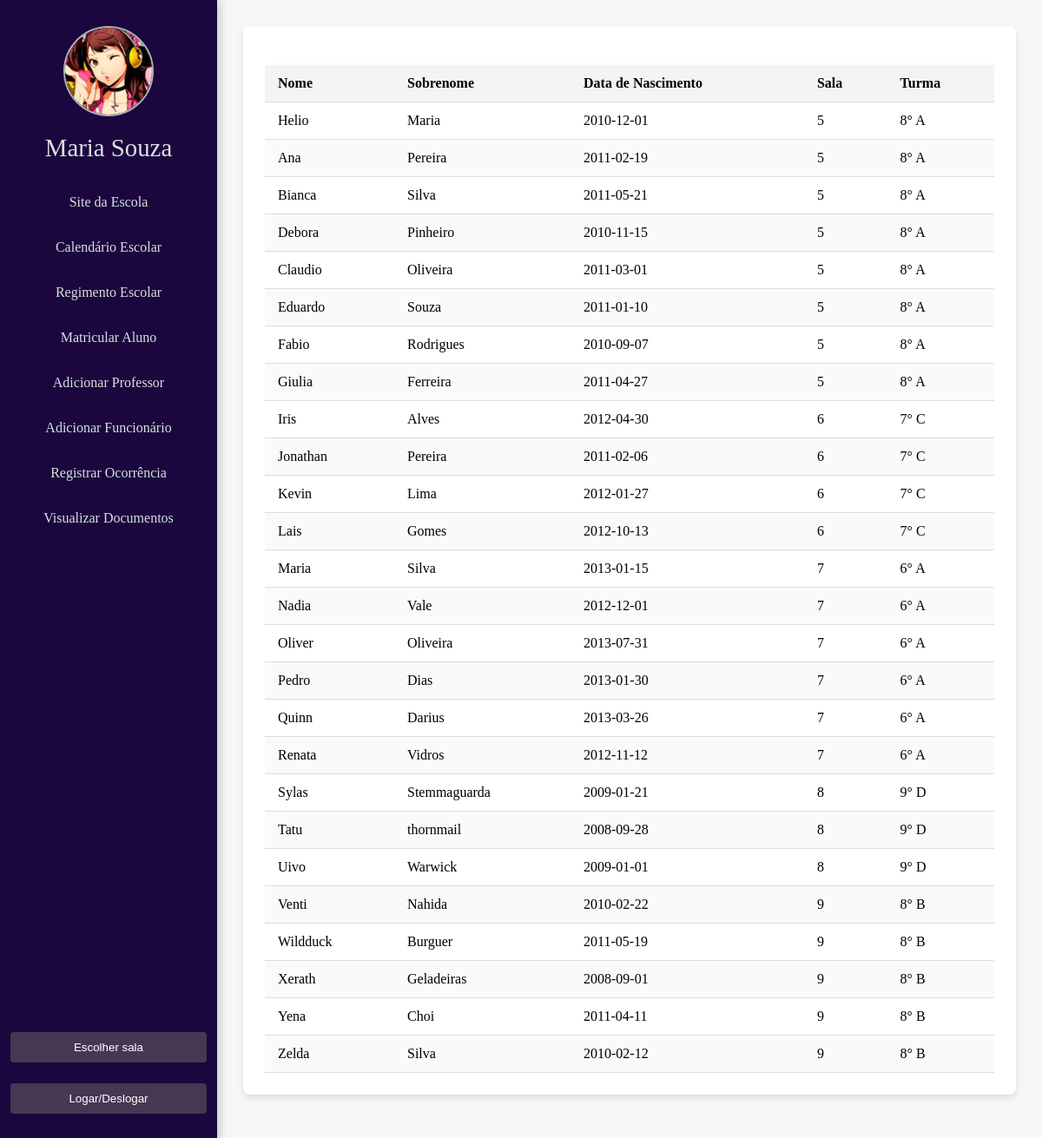
Page /controllers/exibirAlunosController.php (signed in) on the committed database.
### tables this page shows
CREATE TABLE funcionario (
	email VARCHAR(100) PRIMARY KEY,
    nome_funcionario VARCHAR(50),
    sobrenome_funcionario VARCHAR(50),
    cargo VARCHAR(50),
    senha VARCHAR(100)
);

CREATE TABLE alunos (
	id_aluno INT PRIMARY KEY,
    nome_aluno VARCHAR(50),
    sobrenome_aluno VARCHAR(50),
    data_nasc DATE, 
	id_classe_fk INT, 
	FOREIGN KEY (id_classe_fk) REFERENCES classes(id_classe)
);

CREATE TABLE classes (
	id_classe INT PRIMARY KEY,
	ano INT,
	letra CHAR(1),
	num_sala INT
);

### controllers/exibirAlunosController.php (called while the page is built)
<?php
require_once 'sessaoController.php';
require_once 'usuarioController.php';
require_once '../models/exibir_alunos.php';
$exibirAlunos = new ExibirAlunos();
$result_alunos = $exibirAlunos->todosAlunos();
$alunos = [];
if ($result_alunos->num_rows > 0) {
  while ($row = $result_alunos->fetch_assoc()) {
    $alunos[] = $row;
  }
}
include '../views/templates/exibir_alunos.php';
?>

### models/funcionario.php (called while the page is built, shortened)
<?php
require_once 'database.php';
class Funcionario {
    private $conn;
    public function __construct() {
        $db = new Database();
        $this->conn = $db->getConnection();
    }
    public function buscarFuncionarioPorEmail($email) {
        $query = "SELECT nome_funcionario, sobrenome_funcionario FROM funcionario WHERE email = ?";
        $stmt = $this->conn->prepare($query);
        $stmt->bind_param("s", $email);
        if (!$stmt->execute()) {
          throw new Exception("Erro ao executar a query: " . $stmt->error);
        }
        $result = $stmt->get_result();
        $funcionario = $result->fetch_assoc();
        if ($funcionario) {
          return [
            'nome_funcionario' => $funcionario['nome_funcionario'],
            'sobrenome_funcionario' => $funcionario['sobrenome_funcionario']
          ];
        } else {
          return null;
        }
    }
}
?>

### models/database.php (called while the page is built, shortened)
<?php
class Database {
  private $host = '127.0.0.1';
  private $user = 'root';
  private $pass = '';
  private $db = 'escola';
  public function getConnection() {
    $this->conn = new mysqli($this->host, $this->user, $this->pass, $this->db);
     return $this->conn;
  }
}
?>

### controllers/usuarioController.php (called while the page is built)
<?php
require_once 'sessaoController.php';
require_once '../models/funcionario.php';
$funcionarioModel = new Funcionario();
$funcionario = $funcionarioModel->buscarFuncionarioPorEmail($email);
if ($funcionario) {
  $nome_funcionario = $funcionario['nome_funcionario'];
  $sobrenome_funcionario = $funcionario['sobrenome_funcionario'];
} else {
  $nome_funcionario = 'Nome do funcionario nao encontrado';
  $sobrenome_funcionario = '';
}
?>

### controllers/sessaoController.php (called while the page is built, shortened)
<?php
$email = $_SESSION['email'];
?>

### models/exibir_alunos.php (called while the page is built, shortened)
<?php
require_once 'database.php';
class ExibirAlunos {
  private $conn;
  public function __construct() {
    $db = new Database();
    $this->conn = $db->getConnection();
  }
  public function todosAlunos() {
    $query_alunos = "SELECT a.id_aluno, a.nome_aluno, a.sobrenome_aluno, a.data_nasc, a.id_classe_fk, c.ano, c.letra, c.num_sala
                     FROM alunos a
                     JOIN classes c ON a.id_classe_fk = c.id_classe";
    $stmt = $this->conn->prepare($query_alunos);
    if (!$stmt->execute()) {
      throw new Exception("Erro ao executar a query: " . $stmt->error);
    }
    $result = $stmt->get_result();
    return $result;
  }
}
?>

### views/templates/exibir_alunos.php (the view, shortened to what this page needs)
<!DOCTYPE html>
<html lang="pt-BR">
<?php
include 'head_index.php';
?>
<body>
<?php include 'navbar.php'; ?>
<div class="container">
  <div class="main-content">
    <div class="section" id="first-section">
      <div class="table-container">
        <table class="aluno-table">
          <thead>
            <tr>
              <th>Nome</th>
              <th>Sobrenome</th>
              <th>Data de Nascimento</th>
              <th>Sala</th>
              <th>Turma</th>
            </tr>
          </thead>
          <tbody>
            <?php if(!empty($alunos)): ?>
              <?php foreach($alunos as $aluno): ?>
                <tr>
                  <td><?php echo $aluno['nome_aluno']; ?></td>
                  <td><?php echo $aluno['sobrenome_aluno']; ?></td>
                  <td><?php echo $aluno['data_nasc']; ?></td>
                  <td><?php echo $aluno['num_sala']; ?></td>
                  <td><?php echo $aluno['ano'] . '° ' . $aluno['letra']; ?></td>
                </tr>
              <?php endforeach; ?>
            <?php else: ?>
              <tr>
                <td colspan="5">Nenhum aluno encontrado.</td>
              </tr>
            <?php endif; ?>
          </tbody>
        </table>
      </div>
    </div>
  </div>
</div>
</body>
</html>

### views/templates/head_index.php (shortened to what this page needs)
<head>
    <link rel="stylesheet" href="/projeto/views/static/css/style.css">
    <link rel="stylesheet" href="https://cdn.jsdelivr.net/npm/fullcalendar@5.10.1/main.min.css" >
</head>

### views/templates/navbar.php
<nav class="navbar">
    <div class="profile">
        <img src="/projeto/views/static/images/profile.jpg" alt="Foto do Usuário" width="100" height="100">
        <h2><?php echo $nome_funcionario . ' ' . $sobrenome_funcionario; ?></h2>
    </div>
    <ul class="nav-links">
        <li><a href="#site">Site da Escola</a></li>
        <li><a href="#calendario">Calendário Escolar</a></li>
        <li><a href="#regimento">Regimento Escolar</a></li>
        <li><a href="/projeto/controllers/addAlunoController.php">Matricular Aluno</a></li>
        <li><a href="/projeto/controllers/addProfessorController.php">Adicionar Professor</a></li>
        <li><a href="/projeto/controllers/addFuncionarioController.php">Adicionar Funcionário</a></li>
        <li><a href="/projeto/controllers/addOcorrenciaController.php">Registrar Ocorrência</a></li>
        <li><a href="#documentacao">Visualizar Documentos</a></li>
        <li class="login-button"><a href="/projeto/controllers/salasController.php"><button>Escolher sala</button></a></
        <li class="login-button"><a href="/projeto/views/templates/login.php"><button>Logar/Deslogar</button></a></li>
    </ul>
</nav>

### views/static/css/style.css (style rules this page uses)
body, html { margin: 0; padding: 0; width: 100%; height: 100%; font-family: 'Lora', serif; background-color: #f3f4f6; }
.navbar { width: 250px; background-color: #1b063d; height: 100vh; display: flex; flex-direction: column; align-items: center; box-shadow: 3px 0 10px rgba(0, 0, 0, 0.2); position: fixed; color: #fff; }
.navbar .profile { text-align: center; margin-top: 30px; color: #fff; font-size: 1.2em; font-weight: bold; }
.navbar .profile img { border-radius: 50%; border: 2px solid #a3b5b7; }
.navbar h2 { margin: 15px 0; color: #d9e0e2; font-weight: normal; }
.navbar .nav-links { list-style: none; padding: 0; width: 100%; text-align: center; margin-top: 5px; flex-grow: 1; display: flex; flex-direction: column; }
.navbar .nav-links li { width: 100%; margin: 5px 0; }
.navbar .nav-links a { text-decoration: none; color: #d9e0e2; display: block; padding: 12px; transition: background-color 0.3s ease; }
.navbar .nav-links .login-button { margin-top: auto; }
.navbar .nav-links .login-button button { padding: 10px; background-color: #463853; color: #fff; border: none; border-radius: 4px; cursor: pointer; transition: background-color 0.3s ease; width: 100%; }
.container { margin-left: 250px; width: calc(100% - 250px); display: flex; flex-direction: column; height: 100%; }
.main-content { display: flex; flex-direction: column; padding: 30px; flex: 1; overflow-y: auto; background-color: #f6f7f8; }
.section { display: flex; margin-bottom: 25px; padding: 25px; background-color: #fff; border-radius: 8px; box-shadow: 0 4px 8px rgba(0, 0, 0, 0.1); }
#first-section { display: flex; justify-content: space-between; gap: 15px; }
.table-container { width: 100%; overflow-x: auto; }
.aluno-table { width: 100%; border-collapse: collapse; background-color: #fff; border-radius: 8px; box-shadow: 0 4px 8px rgba(0, 0, 0, 0.1); margin-top: 20px; }
.aluno-table th, .aluno-table td { padding: 12px 15px; text-align: left; border-bottom: 1px solid #ddd; }
.aluno-table th { background-color: #f3f4f6; font-weight: bold; }
.aluno-table tr:nth-child(even) { background-color: #f9fafb; }

### rows in the picture
funcionario: nome_funcionario "Maria", sobrenome_funcionario "Souza"
alunos: nome_aluno "Helio", sobrenome_aluno "Maria", data_nasc "2010-12-01", id_classe_fk.num_sala "5", id_classe_fk.ano "8", id_classe_fk.letra "A"
alunos: nome_aluno "Ana", sobrenome_aluno "Pereira", data_nasc "2011-02-19", id_classe_fk.num_sala "5", id_classe_fk.ano "8", id_classe_fk.letra "A"
alunos: nome_aluno "Bianca", sobrenome_aluno "Silva", data_nasc "2011-05-21", id_classe_fk.num_sala "5", id_classe_fk.ano "8", id_classe_fk.letra "A"
alunos: nome_aluno "Debora", sobrenome_aluno "Pinheiro", data_nasc "2010-11-15", id_classe_fk.num_sala "5", id_classe_fk.ano "8", id_classe_fk.letra "A"
alunos: nome_aluno "Claudio", sobrenome_aluno "Oliveira", data_nasc "2011-03-01", id_classe_fk.num_sala "5", id_classe_fk.ano "8", id_classe_fk.letra "A"
alunos: nome_aluno "Eduardo", sobrenome_aluno "Souza", data_nasc "2011-01-10", id_classe_fk.num_sala "5", id_classe_fk.ano "8", id_classe_fk.letra "A"
alunos: nome_aluno "Fabio", sobrenome_aluno "Rodrigues", data_nasc "2010-09-07", id_classe_fk.num_sala "5", id_classe_fk.ano "8", id_classe_fk.letra "A"
alunos: nome_aluno "Giulia", sobrenome_aluno "Ferreira", data_nasc "2011-04-27", id_classe_fk.num_sala "5", id_classe_fk.ano "8", id_classe_fk.letra "A"
alunos: nome_aluno "Iris", sobrenome_aluno "Alves", data_nasc "2012-04-30", id_classe_fk.num_sala "6", id_classe_fk.ano "7", id_classe_fk.letra "C"
alunos: nome_aluno "Jonathan", sobrenome_aluno "Pereira", data_nasc "2011-02-06", id_classe_fk.num_sala "6", id_classe_fk.ano "7", id_classe_fk.letra "C"
alunos: nome_aluno "Kevin", sobrenome_aluno "Lima", data_nasc "2012-01-27", id_classe_fk.num_sala "6", id_classe_fk.ano "7", id_classe_fk.letra "C"
alunos: nome_aluno "Lais", sobrenome_aluno "Gomes", data_nasc "2012-10-13", id_classe_fk.num_sala "6", id_classe_fk.ano "7", id_classe_fk.letra "C"
alunos: nome_aluno "Maria", sobrenome_aluno "Silva", data_nasc "2013-01-15", id_classe_fk.num_sala "7", id_classe_fk.ano "6", id_classe_fk.letra "A"
alunos: nome_aluno "Nadia", sobrenome_aluno "Vale", data_nasc "2012-12-01", id_classe_fk.num_sala "7", id_classe_fk.ano "6", id_classe_fk.letra "A"
alunos: nome_aluno "Oliver", sobrenome_aluno "Oliveira", data_nasc "2013-07-31", id_classe_fk.num_sala "7", id_classe_fk.ano "6", id_classe_fk.letra "A"
alunos: nome_aluno "Pedro", sobrenome_aluno "Dias", data_nasc "2013-01-30", id_classe_fk.num_sala "7", id_classe_fk.ano "6", id_classe_fk.letra "A"
alunos: nome_aluno "Quinn", sobrenome_aluno "Darius", data_nasc "2013-03-26", id_classe_fk.num_sala "7", id_classe_fk.ano "6", id_classe_fk.letra "A"
alunos: nome_aluno "Renata", sobrenome_aluno "Vidros", data_nasc "2012-11-12", id_classe_fk.num_sala "7", id_classe_fk.ano "6", id_classe_fk.letra "A"
alunos: nome_aluno "Sylas", sobrenome_aluno "Stemmaguarda", data_nasc "2009-01-21", id_classe_fk.num_sala "8", id_classe_fk.ano "9", id_classe_fk.letra "D"
alunos: nome_aluno "Tatu", sobrenome_aluno "thornmail", data_nasc "2008-09-28", id_classe_fk.num_sala "8", id_classe_fk.ano "9", id_classe_fk.letra "D"
alunos: nome_aluno "Uivo", sobrenome_aluno "Warwick", data_nasc "2009-01-01", id_classe_fk.num_sala "8", id_classe_fk.ano "9", id_classe_fk.letra "D"
alunos: nome_aluno "Venti", sobrenome_aluno "Nahida", data_nasc "2010-02-22", id_classe_fk.num_sala "9", id_classe_fk.ano "8", id_classe_fk.letra "B"
alunos: nome_aluno "Wildduck", sobrenome_aluno "Burguer", data_nasc "2011-05-19", id_classe_fk.num_sala "9", id_classe_fk.ano "8", id_classe_fk.letra "B"
alunos: nome_aluno "Xerath", sobrenome_aluno "Geladeiras", data_nasc "2008-09-01", id_classe_fk.num_sala "9", id_classe_fk.ano "8", id_classe_fk.letra "B"
alunos: nome_aluno "Yena", sobrenome_aluno "Choi", data_nasc "2011-04-11", id_classe_fk.num_sala "9", id_classe_fk.ano "8", id_classe_fk.letra "B"
alunos: nome_aluno "Zelda", sobrenome_aluno "Silva", data_nasc "2010-02-12", id_classe_fk.num_sala "9", id_classe_fk.ano "8", id_classe_fk.letra "B"
